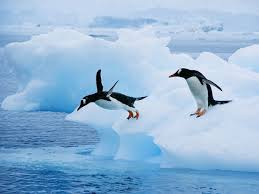
%> input picture project 5/download.jpg, 259 x 194 px
$ octave project5_demo_imagecompression.m   (GNU Octave 9; MATLAB toolbox functions it lacks are replaced by stand-ins)
%> lines starting %> are read from the running program, lines starting %| are printed output that depends on the picture
### project 5/dct.m
function Y=dct(X)
[m,n]=size(X);n=m;
for i=2:n
    for j=1:n
        C(i,j)=sqrt(2/n)*cos((i-1)*(j-1/2)*pi/n);
    end
end
C(1,1:n)=ones(1,n)/sqrt(n);
Y=C*X;


### project 5/project5_demo_imagecompression.m
% project 5 image compression demo (penguin image)

x=imread('download.jpg');
%> x is the input picture: size 194x259x3 uint8; mean R, G, B 147.9, 182.6, 214.3
xd=double(x);
r=x(:,:,1);g=x(:,:,2);b=x(:,:,3);
%> after `r=x(:,:,1)`:
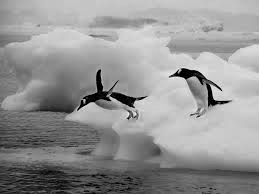
%> r: size 194x259 uint8; min 0, max 244, mean 147.9
%> after `g=x(:,:,2)`:
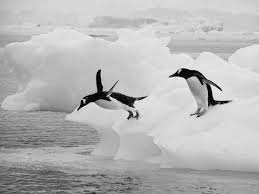
%> g: size 194x259 uint8; min 0, max 251, mean 182.6
%> after `b=x(:,:,3)`:
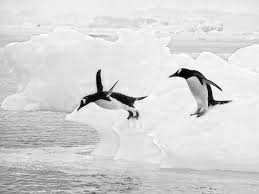
%> b: size 194x259 uint8; min 0, max 255, mean 214.3
xgray=.2126*r+.7152*g+.0722*b;
y=double(xgray);
y=y(1:194,1:194);
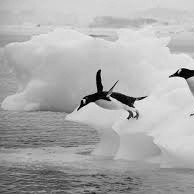
%> y: size 194x194 double; min 0, max 249, mean 172.8
xx=dct(y);
%> in dct, `C(1,1:n)=ones(1,n)/sqrt(n);`:
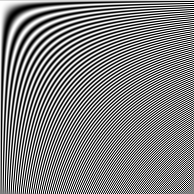
%> C: size 194x194 double; min -0.102, max 0.102, mean 0.00037; drawn with min black and max white
%> in dct, `Y=C*X;`:
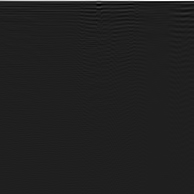
%> Y: size 194x194 double; min -391.6, max 2765.1, mean 14.2; drawn with min black and max white

subplot(1,2,1)
imagesc(uint8(xgray));colormap(gray);
subplot(1,2,2)
imagesc(uint8(xx));colormap(gray);
%> after `colormap(gray)`:
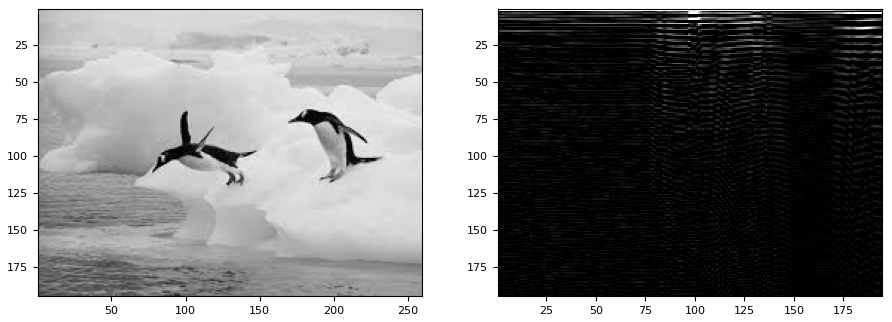
%> figure redrawn from the program's plot data, 2 panels
